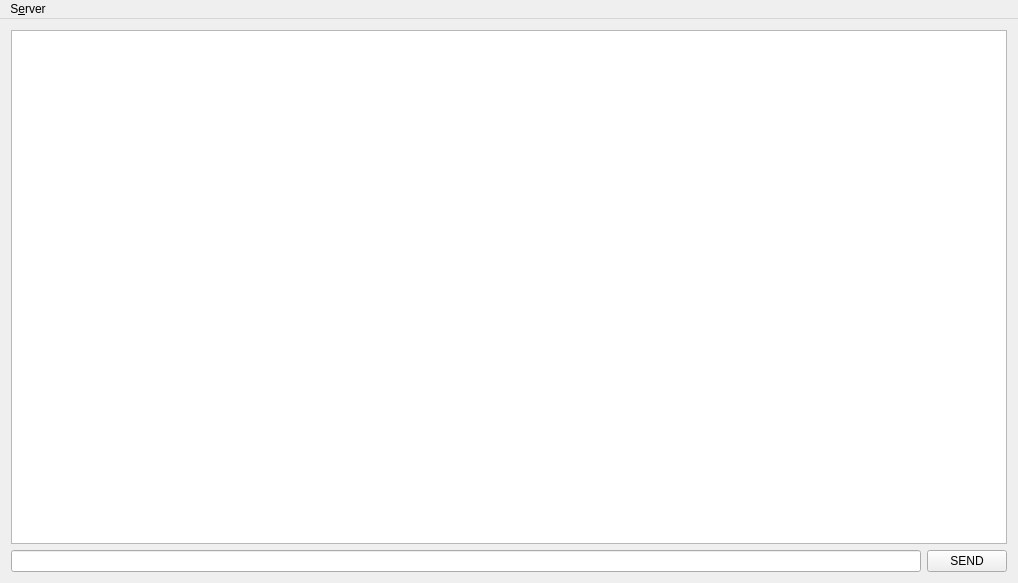
<?xml version="1.0" encoding="UTF-8"?>
<ui version="4.0">
 <class>MainWindow</class>
 <widget class="QMainWindow" name="MainWindow">
  <property name="geometry">
   <rect>
    <x>0</x>
    <y>0</y>
    <width>1018</width>
    <height>583</height>
   </rect>
  </property>
  <property name="windowTitle">
   <string>MainWindow</string>
  </property>
  <widget class="QWidget" name="centralWidget">
   <layout class="QGridLayout" name="gridLayout">
    <item row="0" column="0">
     <layout class="QVBoxLayout" name="verticalLayout">
      <item>
       <widget class="QListWidget" name="inMessage"/>
      </item>
      <item>
       <layout class="QHBoxLayout" name="horizontalLayout">
        <item>
         <widget class="QLineEdit" name="outMessage"/>
        </item>
        <item>
         <widget class="QPushButton" name="send">
          <property name="text">
           <string>SEND</string>
          </property>
         </widget>
        </item>
       </layout>
      </item>
     </layout>
    </item>
   </layout>
  </widget>
  <widget class="QMenuBar" name="menuBar">
   <property name="geometry">
    <rect>
     <x>0</x>
     <y>0</y>
     <width>1018</width>
     <height>30</height>
    </rect>
   </property>
   <widget class="QMenu" name="menuServer">
    <property name="title">
     <string>S&amp;erver</string>
    </property>
    <widget class="QMenu" name="menuCreate">
     <property name="title">
      <string>Create</string>
     </property>
     <addaction name="actionPublick_Server"/>
     <addaction name="actionPrivate_Server"/>
    </widget>
    <addaction name="menuCreate"/>
    <addaction name="actionConnect"/>
   </widget>
   <addaction name="menuServer"/>
  </widget>
  <action name="actionConnect">
   <property name="text">
    <string>Connect</string>
   </property>
  </action>
  <action name="actionPublick_Server">
   <property name="text">
    <string>Publick Server</string>
   </property>
  </action>
  <action name="actionPrivate_Server">
   <property name="text">
    <string>Private Server</string>
   </property>
  </action>
 </widget>
 <layoutdefault spacing="6" margin="11"/>
 <resources/>
 <connections/>
</ui>
